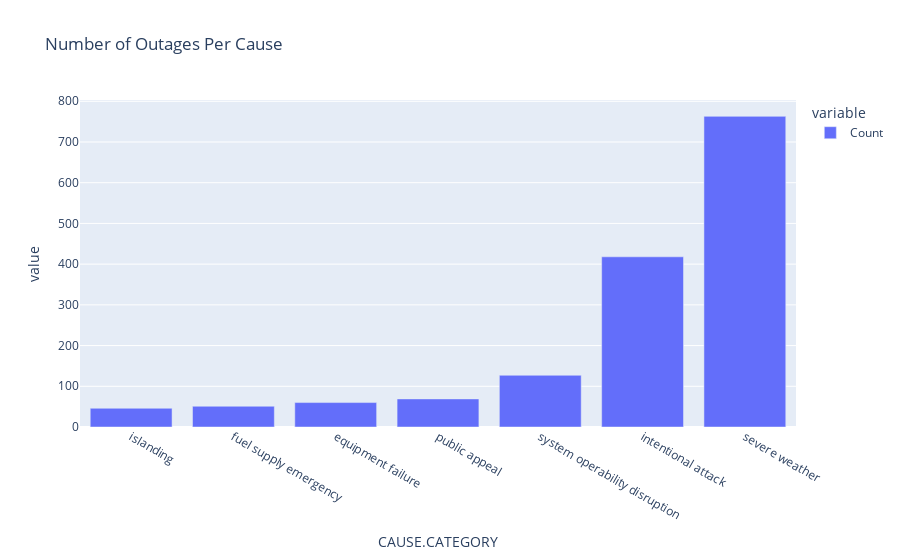

The notebook cell this image was saved under:
### Code cell
num_causes = relevant.groupby('CAUSE.CATEGORY')[['YEAR']].count().sort_values(by='YEAR').rename(columns={'YEAR': 'Count'})
causes = px.bar(num_causes, title='Number of Outages Per Cause')
causes.show()
causes.write_html('causes_count.html')

### Figure 1 — Plotly figure (JSON) as saved in the notebook; plotly's stock layout.template omitted (floating-point values rounded to 4 significant figures)
{"data": [{"alignmentgroup": "True", "hovertemplate": "variable=Count<br>CAUSE.CATEGORY=%{x}<br>value=%{y}<extra></extra>", "legendgroup": "Count", "marker": {"color": "#636efa", "pattern": {"shape": ""}}, "name": "Count", "offsetgroup": "Count", "orientation": "v", "showlegend": true, "textposition": "auto", "type": "bar", "x": ["islanding", "fuel supply emergency", "equipment failure", "public appeal", "system operability disruption", "intentional attack", "severe weather"], "xaxis": "x", "y": [46, 51, 60, 69, 127, 418, 763], "yaxis": "y"}], "layout": {"barmode": "relative", "legend": {"title": {"text": "variable"}, "tracegroupgap": 0}, "title": {"text": "Number of Outages Per Cause"}, "xaxis": {"anchor": "y", "domain": [0, 1], "title": {"text": "CAUSE.CATEGORY"}}, "yaxis": {"anchor": "x", "domain": [0, 1], "title": {"text": "value"}}}}
